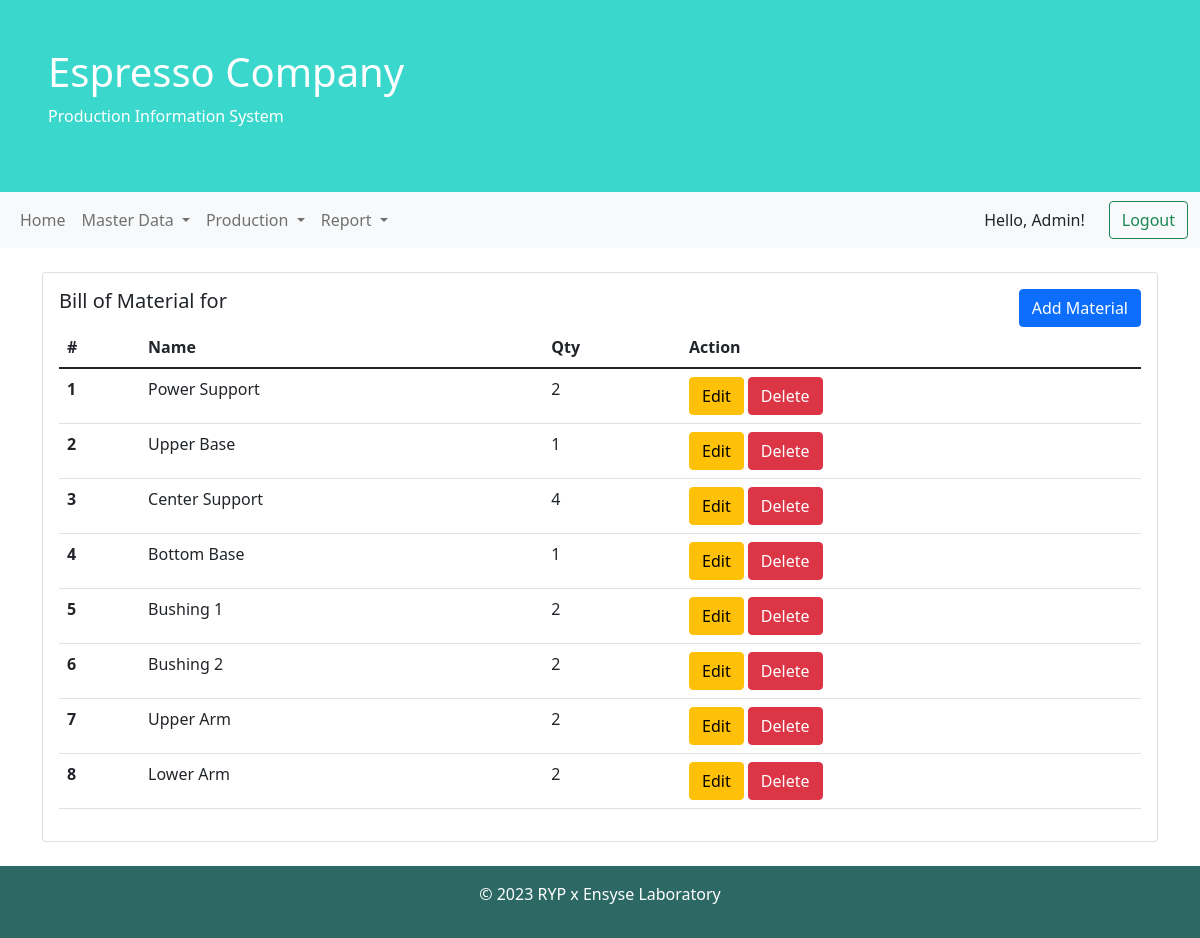
Screenshot of /wip/detail.php (signed in) with the database file from the repository.
### tables this page shows
CREATE TABLE `wip_detail` (
  `id` int(11) NOT NULL,
  `wip_id` int(11) NOT NULL,
  `raw_material_id` int(11) NOT NULL,
  `qty` int(11) NOT NULL
);

CREATE TABLE `raw_material` (
  `id` int(11) NOT NULL,
  `name` varchar(255) NOT NULL,
  `qty` int(11) NOT NULL,
  `price` bigint(20) NOT NULL
);

### model/Wip.php (called while the page is built, shortened)
<?php
class WIP extends Database
{
	function __construct()
	{
		$this->connection = mysqli_connect($this->host, $this->username, $this->password, $this->database);
	}
	function getWIP($id)
	{
		$query = "SELECT * FROM wip WHERE id='$id' ";
		$data = mysqli_query($this->connection, $query);
		if (!$this->connection->query($query)) {
			echo ("Error description: " . $this->connection->error);
		}
		return mysqli_fetch_assoc($data);
	}
	function detailWIP($id = null)
	{
		if ($id == null) {
			$query = "SELECT a.*,b.name as wip_name,c.name as material_name FROM wip_detail a JOIN wip b ON a.wip_id=b.id JOIN raw_material c ON a.raw_material_id=c.id";
		} else {
			$query = "SELECT a.*,b.name as wip_name,c.name as material_name FROM wip_detail a JOIN wip b ON a.wip_id=b.id JOIN raw_material c ON a.raw_material_id=c.id WHERE a.wip_id=$id ";
		}
		$data = mysqli_query($this->connection, $query);
		return $data;
	}
}

### wip/detail.php (the view, shortened to what this page needs)
<?php
include '../model/Wip.php';
$db = new WIP();
$details = $db->detailWIP($_GET['id']);
$wip = $db->getWIP($_GET['id']);
?>
<!DOCTYPE html>
<html lang="en">
<head>
    <link href="https://cdn.jsdelivr.net/npm/bootstrap@5.1.3/dist/css/bootstrap.min.css" rel="stylesheet">
    <link rel="stylesheet" href="../style.css">
</head>
<body>
    <div class="container-fluid p-5 bg-blue text-white text-centerr">
        <h1>Espresso Company</h1>
        <p>Production Information System</p>
    </div>
    <div class="container mt-4">
        <div class="row">
            <div class="col-lg-12">
                <div class="card">
                    <div class="card-body">
                        <div class="row">
                            <div class="col-6">
                                <h5 class="card-title">Bill of Material for <?= $wip['name'] ?></h5>
                            </div>
                            <div class="col-6 text-end">
                                <a href="add-bom.php?id=<?= $wip['id'] ?>" class="btn btn-primary">Add Material</a>
                            </div>
                        </div>
                        <table class="table">
                            <thead>
                                <tr>
                                    <th scope="col">#</th>
                                    <th scope="col">Name</th>
                                    <th scope="col">Qty</th>
                                    <th scope="col">Action</th>
                                </tr>
                            </thead>
                            <tbody>
                                <?php $i = 1;
                                foreach ($details as $detail) { ?>
                                    <tr>
                                        <th scope="row"><?= $i ?></th>
                                        <td><?= $detail['material_name'] ?></td>
                                        <td><?= $detail['qty'] ?></td>
                                        <td>
                                            <a href="edit-bom.php?id=<?= $detail['id'] ?>&wip=<?= $wip['id'] ?>" class="btn btn-warning">Edit</a>
                                            <a href="process.php?action=delete-bom&id=<?= $detail['id'] ?>&wip=<?= $wip['id'] ?>" class="btn btn-danger">Delete</a>
                                        </td>
                                    </tr>
                                <?php $i++;
                                } ?>
                            </tbody>
                        </table>
                    </div>
                </div>
            </div>
        </div>
    </div>
    <div class="mt-4 p-3 bg-green text-white text-center">
        <p>&copy 2023 RYP x Ensyse Laboratory</p>
    </div>
</body>
</html>

### style.css (style rules this page uses)
.bg-blue { background-color: #3ad7cd; }
.bg-green { background-color: #2C6965; }

### rows the page displays
wip_detail: raw_material.name "Power Support", qty "2"
wip_detail: raw_material.name "Upper Base", qty "1"
wip_detail: raw_material.name "Center Support", qty "4"
wip_detail: raw_material.name "Bottom Base", qty "1"
wip_detail: raw_material.name "Bushing 1", qty "2"
wip_detail: raw_material.name "Bushing 2", qty "2"
wip_detail: raw_material.name "Upper Arm", qty "2"
wip_detail: raw_material.name "Lower Arm", qty "2"

### other values shown
$_SESSION['name'] "Admin"
